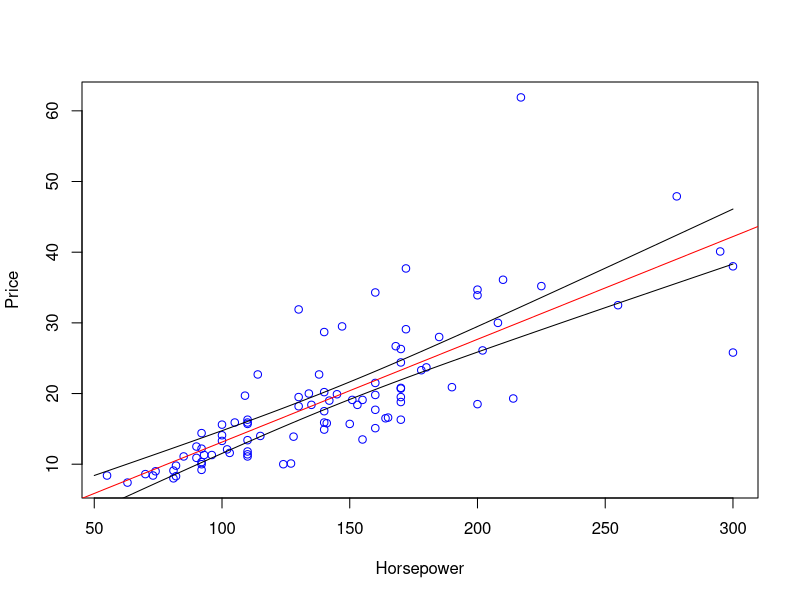
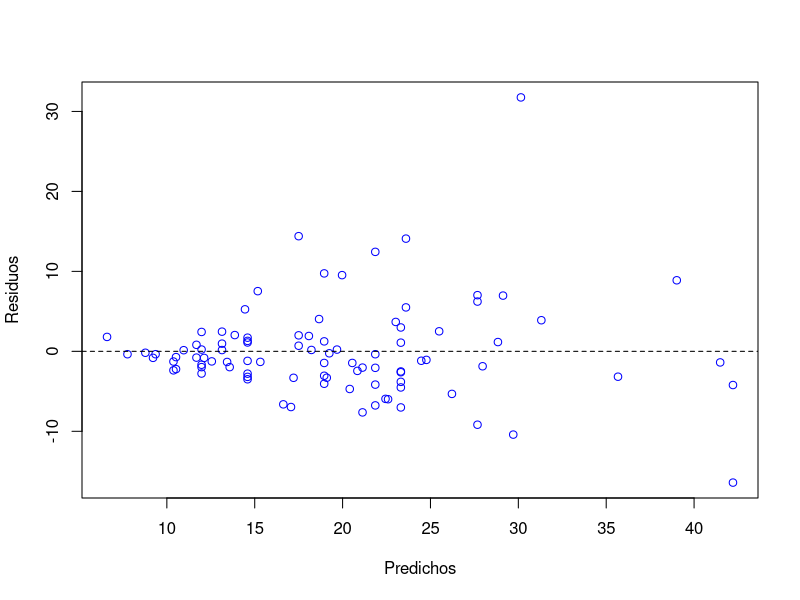
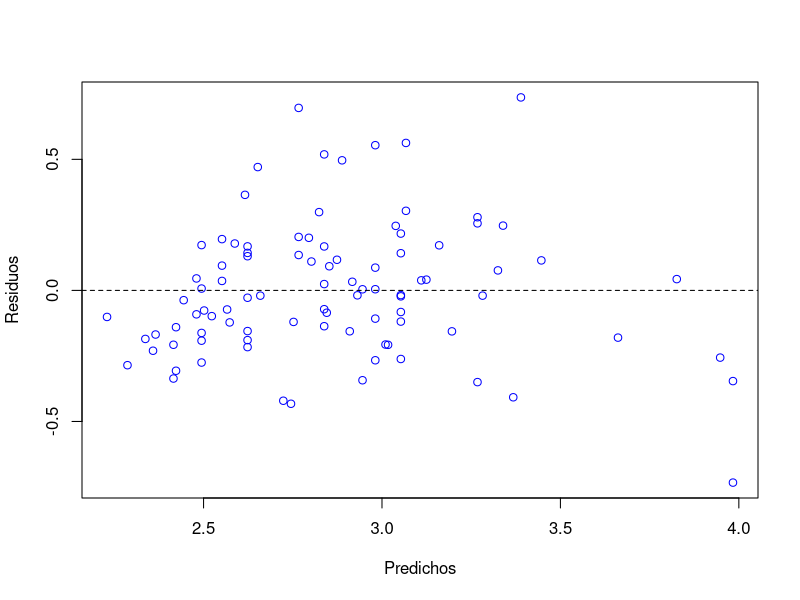
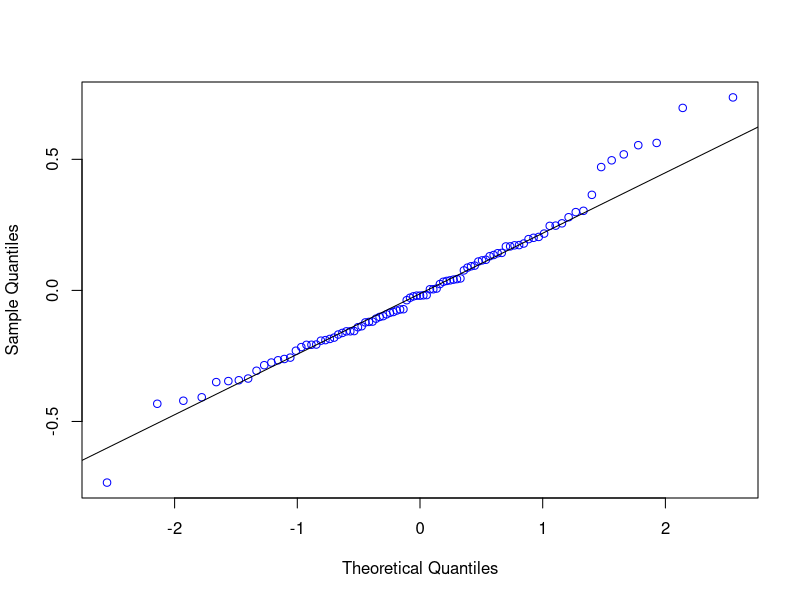
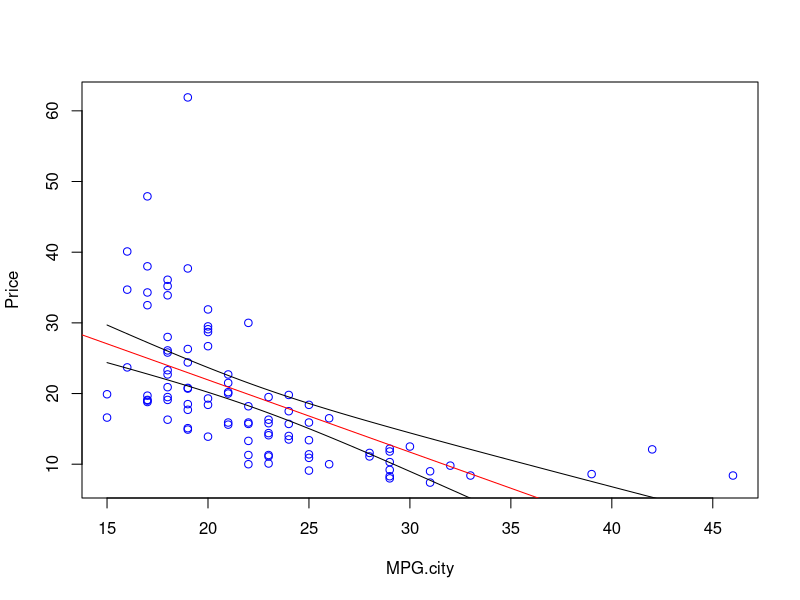
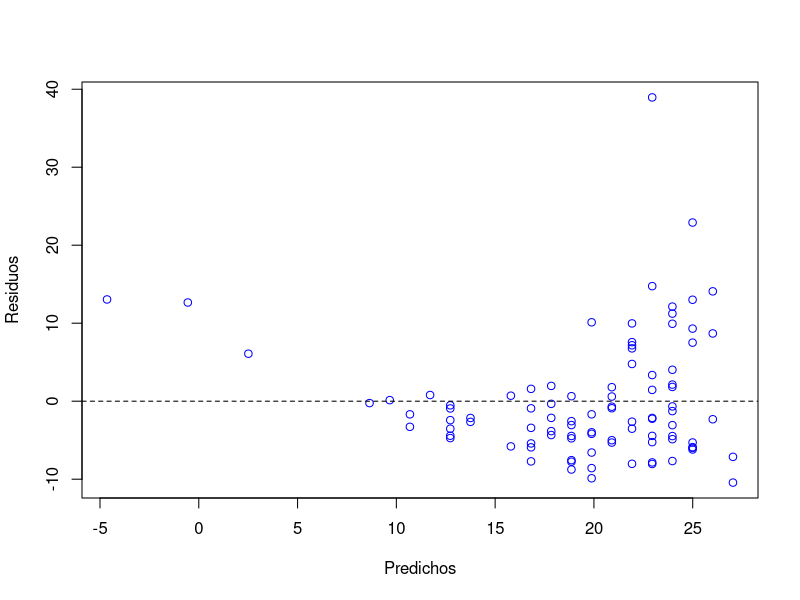
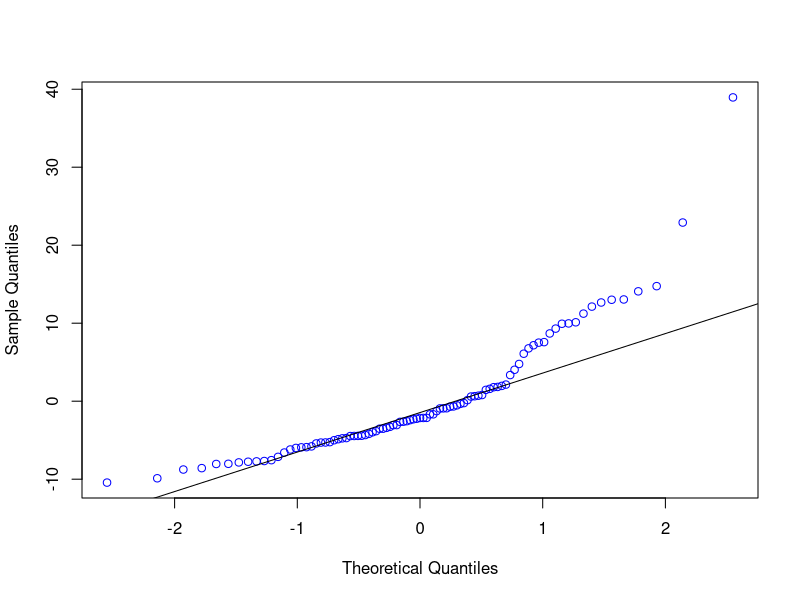
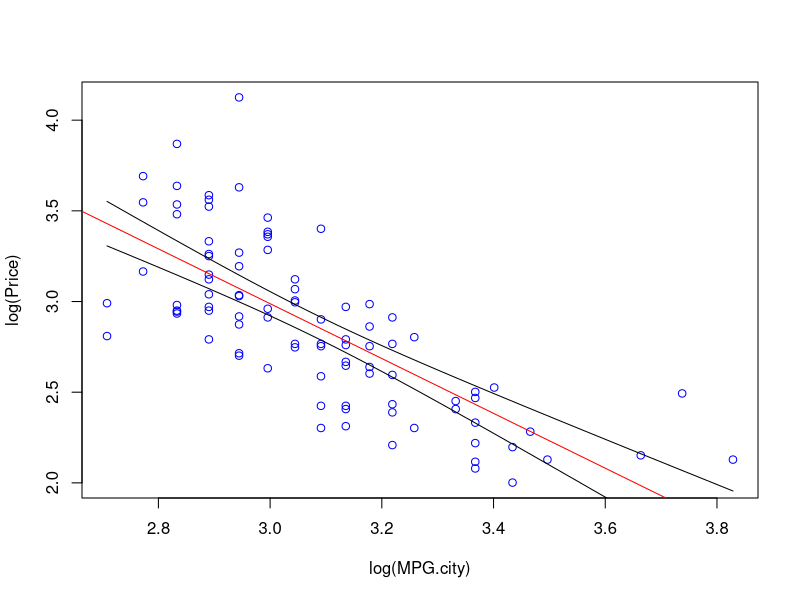

Write R code to recreate these figures, in order.
## ---- chunk 1
library(GGally)
library(dplyr)
library(tidyr)
## ---- chunk 2
cars <- read.csv("cars.csv", sep = ";", dec = ",")
## ---- chunk 3
variables_numericas <- colnames(cars[sapply(cars, is.numeric)])
cars_num <- cars %>% select(variables_numericas)
cor(cars_num$Price,cars_num[,-1])
## ---- chunk 4
regre <- lm(Price ~ Horsepower, data=cars) 
summary(regre)
confint(regre, level = 0.90)
## ---- chunk 5
with(cars,plot(Horsepower,Price,col='blue'))
abline(coef=coefficients(regre),col='red')
puntos_hp <- data.frame(list(Horsepower = seq(50,300,length.out = 200)))
bandas <- predict(regre, newdata = puntos_hp, interval = "confidence")
lines(puntos_hp$Horsepower,bandas[,2],col='black')
lines(puntos_hp$Horsepower,bandas[,3],col='black')
## ---- chunk 6
plot(regre$fitted.values,regre$residuals, col='blue', xlab = 'Predichos',ylab = 'Residuos')
abline(h=0,lty=2)
## ---- chunk 7
regre <- lm(log(Price) ~ Horsepower, data=cars) 
plot(regre$fitted.values,regre$residuals, col='blue', xlab = 'Predichos',ylab = 'Residuos')
abline(h=0,lty=2)
## ---- chunk 8
qqnorm(regre$residuals, col='blue', main='')
qqline(regre$residuals)
## ---- chunk 9
shapiro.test(regre$residuals)
## ---- chunk 10
cor(cars$Price,cars$MPG.city)
## ---- chunk 11
regre <- lm(Price ~ MPG.city, data=cars) 
summary(regre)
confint(regre, level = 0.90)
## ---- chunk 12
with(cars,plot(MPG.city,Price,col='blue'))
abline(coef=coefficients(regre),col='red')
puntos_mpg.city <- data.frame(list(MPG.city = seq(15,46,length.out = 200)))
bandas <- predict(regre, newdata = puntos_mpg.city, interval = "confidence")
lines(puntos_mpg.city$MPG.city,bandas[,2],col='black')
lines(puntos_mpg.city$MPG.city,bandas[,3],col='black')
## ---- chunk 13
plot(regre$fitted.values,regre$residuals, col='blue', xlab = 'Predichos',ylab = 'Residuos')
abline(h=0,lty=2)

qqnorm(regre$residuals, col='blue', main='')
qqline(regre$residuals)
## ---- chunk 14
shapiro.test(regre$residuals)
## ---- chunk 15
cars$log_MPG.city <- log(cars$MPG.city)
regre <- lm(log(Price) ~ log_MPG.city, data=cars) 
summary(regre)
confint(regre, level = 0.90)
## ---- chunk 16
with(cars,plot(log_MPG.city,log(Price),col='blue', xlab = 'log(MPG.city)'))
abline(coef=coefficients(regre),col='red')
puntos_log_mpg.city <- data.frame(list(log_MPG.city = seq(min(cars$log_MPG.city),max(cars$log_MPG.city),length.out = 200)))
bandas <- predict(regre, newdata = puntos_log_mpg.city, interval = "confidence")
lines(puntos_log_mpg.city$log_MPG.city,bandas[,2],col='black')
lines(puntos_log_mpg.city$log_MPG.city,bandas[,3],col='black')
## ---- chunk 17
plot(regre$fitted.values,regre$residuals, col='blue', xlab = 'Predichos',ylab = 'Residuos')
abline(h=0,lty=2)

qqnorm(regre$residuals, col='blue', main='')
qqline(regre$residuals)
## ---- chunk 18
shapiro.test(regre$residuals)
## ---- chunk 19
predict(regre, newdata = data.frame(log_MPG.city = log(19.6)), interval = 'prediction')
## ---- chunk 20
predict(regre, newdata = data.frame(log_MPG.city = log(19.6)), interval = 'confidence')
